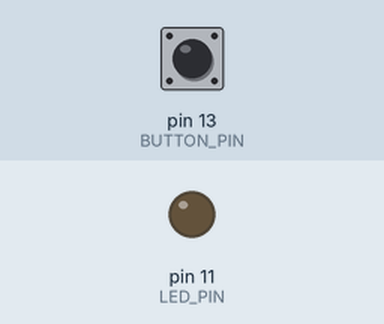
Simulated run of this sketch. Board: Arduino Uno, built with avr-gcc and run on an emulated ATmega328P. Shown: output pins drawn as LEDs (lit = HIGH). Inputs (shaded band) come from the test bench; at power-on: pin 13 (BUTTON_PIN) HIGH.

Above: at 1.2 s.
1.3 s: pin 13 (BUTTON_PIN) pulled LOW for 0.15 s
At 2.5 s:
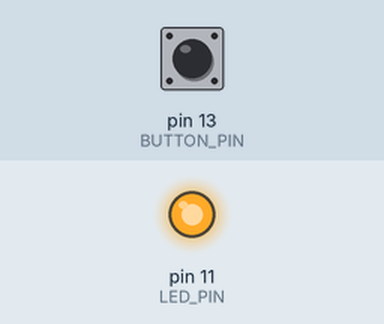
2.9 s: pin 13 (BUTTON_PIN) pulled LOW for 1 s
At 4.0 s:
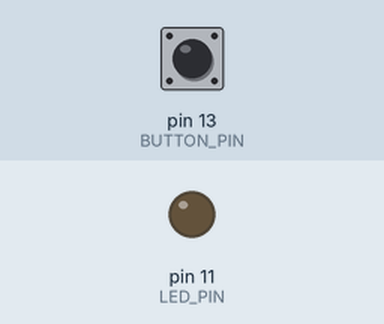
5.4 s: pin 13 (BUTTON_PIN) pulled LOW for 3.2 s
At 5.9 s:
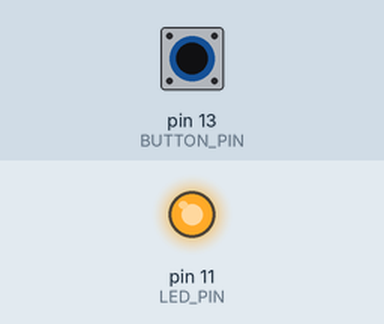
Timing chart, 0 to 8.4 s (numbered marks = the images above; inputs shaded):
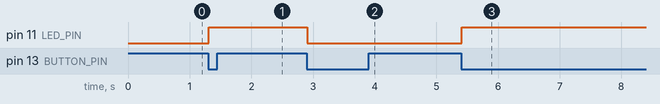

The sketch:

Podskaska.ino
```cpp
#define BUTTON_PIN  13
#define LED_PIN     11

boolean buttonWasUp = true;  // была ли кнопка отпущена?
boolean ledEnabled = false;  // включен ли свет?

void setup()
{
  pinMode(LED_PIN, OUTPUT);
  pinMode(BUTTON_PIN, INPUT_PULLUP);
}

void loop()
{
  // определить момент «клика» несколько сложнее, чем факт того,
  // что кнопка сейчас просто нажата. Для определения клика мы
  // сначала понимаем, отпущена ли кнопка прямо сейчас...
  boolean buttonIsUp = digitalRead(BUTTON_PIN);

  // ...если «кнопка была отпущена и (&&) не отпущена сейчас»...
  if (buttonWasUp && !buttonIsUp) {
    // ...может это «клик», а может и ложный сигнал (дребезг),
    // возникающий в момент замыкания/размыкания пластин кнопки,
    // поэтому даём кнопке полностью «успокоиться»...
    delay(10);
    // ...и считываем сигнал снова
    buttonIsUp = digitalRead(BUTTON_PIN);
    if (!buttonIsUp) {  // если она всё ещё нажата...
      // ...это клик! Переворачиваем сигнал светодиода
      ledEnabled = !ledEnabled;
      digitalWrite(LED_PIN, ledEnabled);
    }
  }

  // запоминаем последнее состояние кнопки для новой итерации
  buttonWasUp = buttonIsUp;

}
```

Measured:
- after the input at 1.3 s, pin 11 (LED_PIN): LOW → HIGH at once
- after the input at 2.9 s, pin 11 (LED_PIN): HIGH → LOW at once
- after the input at 5.4 s, pin 11 (LED_PIN): LOW → HIGH at once
